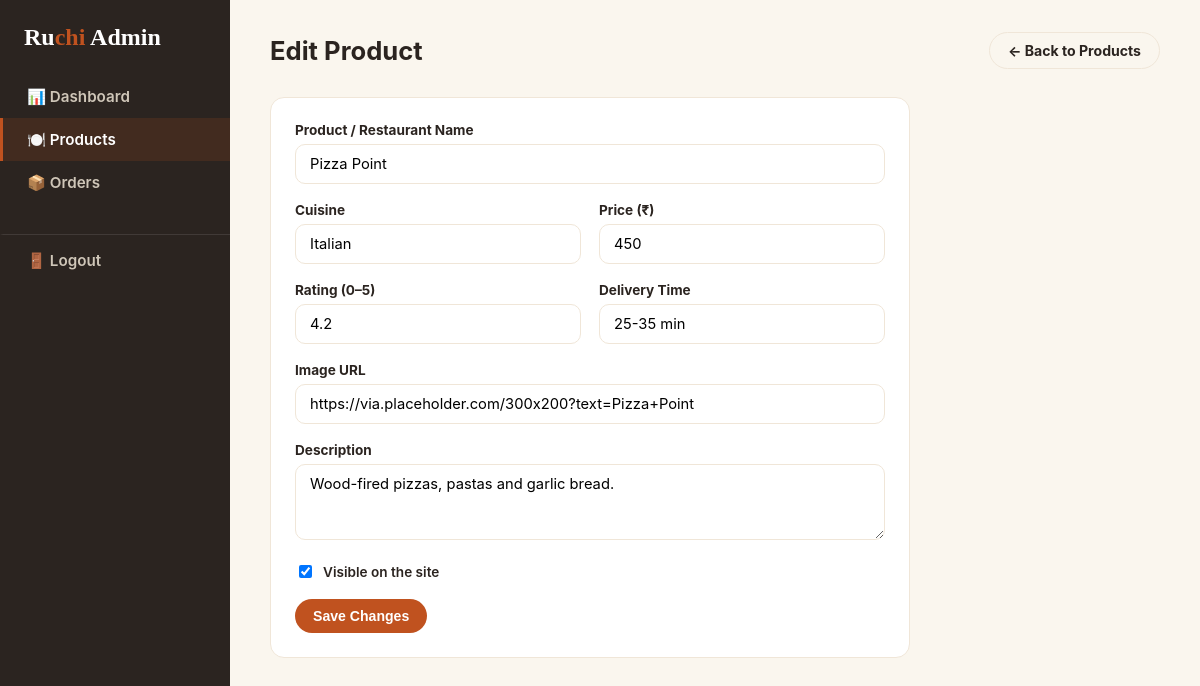
Page /admin/products/edit/2 (signed in) on the committed database.
### backend/models.py (models this page shows, shortened)
class Product(db.Model):
    __tablename__ = "products"
    id = db.Column(db.Integer, primary_key=True)
    name = db.Column(db.String(120), nullable=False)
    cuisine = db.Column(db.String(80), nullable=False)
    price_value = db.Column(db.Integer, nullable=False)
    rating = db.Column(db.Float, default=4.0)
    delivery_time = db.Column(db.String(40), default="30-40 min")
    image_url = db.Column(db.String(500), default="")
    description = db.Column(db.Text, default="")
    is_active = db.Column(db.Boolean, default=True)
    created_at = db.Column(db.DateTime, default=datetime.utcnow)

### backend/routes/admin.py (the view, shortened to what this page needs)
@admin_bp.route("/products/edit/<int:product_id>", methods=["GET", "POST"])
@login_required
def edit_product(product_id):
    product = Product.query.get_or_404(product_id)
    return render_template("admin/product_form.html", product=product)

### backend/app.py (called while the page is built)
def create_app():
    app = Flask(__name__)
    app.config.from_object(Config)
    CORS(app, resources={r"/api/*": {"origins": "*"}})
    db.init_app(app)
    login_manager.init_app(app)
    login_manager.login_view = "admin.login"
    login_manager.login_message = "Please log in to access the admin panel."
    @login_manager.user_loader
    def load_user(user_id):
        return Admin.query.get(int(user_id))
    from routes.admin import admin_bp
    from routes.auth import auth_bp
    from routes.api import api_bp
    app.register_blueprint(admin_bp)
    app.register_blueprint(auth_bp)
    app.register_blueprint(api_bp)
    with app.app_context():
        db.create_all()
        _seed_initial_data(app)
    return app

### backend/templates/admin/product_form.html (shortened to what this page needs)
{% extends "admin/base.html" %}
{% block content %}
<div class="topbar">
  <h1>{{ 'Edit Product' if product else 'Add Product' }}</h1>
  <a href="{{ url_for('admin.products') }}" class="btn btn-outline">← Back to Products</a>
</div>
<div class="card" style="max-width:640px;">
  <form method="POST">
    <div class="form-group">
      <label>Product / Restaurant Name</label>
      <input type="text" name="name" required value="{{ product.name if product else '' }}">
    </div>
    <div class="form-row">
      <div class="form-group">
        <label>Cuisine</label>
        <input type="text" name="cuisine" required placeholder="e.g. South Indian"
               value="{{ product.cuisine if product else '' }}">
      </div>
      <div class="form-group">
        <label>Price (₹)</label>
        <input type="number" name="price_value" required min="0"
               value="{{ product.price_value if product else '' }}">
      </div>
    </div>
    <div class="form-row">
      <div class="form-group">
        <label>Rating (0–5)</label>
        <input type="number" name="rating" step="0.1" min="0" max="5"
               value="{{ product.rating if product else 4.0 }}">
      </div>
      <div class="form-group">
        <label>Delivery Time</label>
        <input type="text" name="delivery_time" placeholder="e.g. 30-40 min"
               value="{{ product.delivery_time if product else '30-40 min' }}">
      </div>
    </div>
    <div class="form-group">
      <label>Image URL</label>
      <input type="url" name="image_url" placeholder="https://…"
             value="{{ product.image_url if product else '' }}">
    </div>
    <div class="form-group">
      <label>Description</label>
      <textarea name="description" rows="3">{{ product.description if product else '' }}</textarea>
    </div>
    {% if product %}
    <div class="form-group">
      <label style="display:flex; align-items:center; gap:8px; font-weight:600;">
        <input type="checkbox" name="is_active" style="width:auto;" {{ 'checked' if product.is_active else '' }}>
        Visible on the site
      </label>
    </div>
    {% endif %}
    <button type="submit" class="btn btn-primary">{{ 'Save Changes' if product else 'Add Product' }}</button>
  </form>
</div>
{% endblock %}

### backend/templates/admin/base.html (style rules this page uses)
:root { --accent: #c0521f; --ink: #2b2420; --ink-soft: #8a8071; --surface-warm: #f7f0e3; --line: #f0e6d8; --green: #4c7256; --red: #b04a2c; }
* { box-sizing: border-box; }
body { margin: 0; font-family: -apple-system, "Segoe UI", Roboto, Arial, sans-serif; background: #faf6ee; color: var(--ink); }
a { text-decoration: none; color: inherit; }
.topbar { display: flex; justify-content: space-between; align-items: center; margin-bottom: 28px; }
.topbar h1 { margin: 0; font-size: 1.6rem; }
.card { background: #fff; border: 1px solid var(--line); border-radius: 14px; padding: 24px; }
.btn { display: inline-block; padding: 9px 18px; border-radius: 24px; font-weight: 700; font-size: .88rem; border: none; cursor: pointer; }
.btn-primary { background: var(--accent); color: #fff; }
.btn-outline { background: transparent; border: 1px solid var(--line); color: var(--ink); }
.form-group { margin-bottom: 18px; }
.form-group label { display: block; font-weight: 700; font-size: .85rem; margin-bottom: 6px; }
.form-group input, .form-group textarea, .form-group select { width: 100%; padding: 10px 14px; border: 1px solid var(--line); border-radius: 10px; font-size: .92rem; font-family: inherit; }
.form-row { display: grid; grid-template-columns: 1fr 1fr; gap: 18px; }

### rows in the picture
Product: name "Pizza Point", cuisine "Italian", price_value "450", rating "4.2", delivery_time "25-35 min", image_url "https://via.placeholder.com/300x200?text=Pizza+Point", description "Wood-fired pizzas, pastas and garlic bread."

### other values in the picture
{{ 'Edit Product' if product else 'Add Product' }} "Edit Product"
{{ 'Save Changes' if product else 'Add Product' }} "Save Changes"
